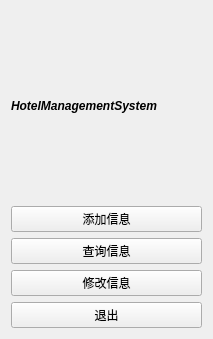
<?xml version="1.0" encoding="UTF-8"?>
<ui version="4.0">
 <class>MenuWidget</class>
 <widget class="QWidget" name="MenuWidget">
  <property name="geometry">
   <rect>
    <x>0</x>
    <y>0</y>
    <width>213</width>
    <height>339</height>
   </rect>
  </property>
  <property name="windowTitle">
   <string>Form</string>
  </property>
  <layout class="QGridLayout" name="gridLayout">
   <item row="0" column="0">
    <widget class="QLabel" name="label">
     <property name="font">
      <font>
       <weight>75</weight>
       <italic>true</italic>
       <bold>true</bold>
      </font>
     </property>
     <property name="text">
      <string>HotelManagementSystem</string>
     </property>
    </widget>
   </item>
   <item row="1" column="0">
    <widget class="QPushButton" name="addButton">
     <property name="text">
      <string>添加信息</string>
     </property>
    </widget>
   </item>
   <item row="2" column="0">
    <widget class="QPushButton" name="showButton">
     <property name="text">
      <string>查询信息</string>
     </property>
    </widget>
   </item>
   <item row="3" column="0">
    <widget class="QPushButton" name="modifyButton">
     <property name="text">
      <string>修改信息</string>
     </property>
    </widget>
   </item>
   <item row="4" column="0">
    <widget class="QPushButton" name="exitButton">
     <property name="text">
      <string>退出</string>
     </property>
    </widget>
   </item>
  </layout>
 </widget>
 <resources/>
 <connections/>
</ui>
